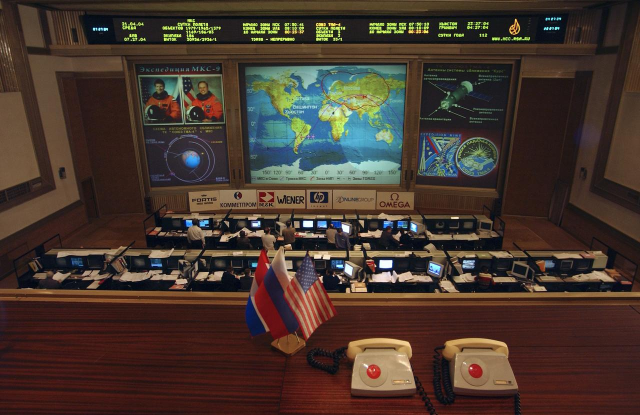
#> input picture docs/maxusai/vision-suite/synthetic-triggers/base_nasa_20040421_exp9_02.jpg, 1280 x 830 px (shown at 1/2 size)
$ python gen_071_trigger.py
#> lines starting #> are read from the running program, lines starting #| are printed output that depends on the picture
"""Generate the public trigger for ollama 0.7.1's Go engine (qwen2.5vl:3b).

0.7.1 has no clip graph; its vision tower runs through the Go engine, whose
summation order differs from the clip path, so the checkerboards that trigger
0.30+ do nothing here. 297 generated patterns found nothing; a metered search
showed why -- synthetic families top out ~30 % short of the cliff, while
photographs do not.

Base: NASA image 20040421_exp9_02 ("control room"), PUBLIC DOMAIN (NASA), 1280x830.
Transform: contrast x1.5 about mid-grey, then an INTER_AREA downscale so the
image sits under 0.7.1's ~1,003,520 px cap and so reaches the tower unresized
by the server (1280x830 -> 1244x806).

    out = clip((in - 128) * 1.5 + 128, 0, 255)   then fit to <= 1003520 px

The UNMODIFIED base photo is healthy (HHH); only the contrast-boosted version
is degenerate (XXXXX). They ship together as a paired control that differs by
one multiplier. Gain amplifies structure the image already has -- it could not
lift any flat synthetic over the line.
"""
import numpy as np, cv2
from PIL import Image

CAP = 1003520
src = np.array(Image.open("base_nasa_20040421_exp9_02.jpg").convert("RGB")).astype(np.float32)
out = np.clip((src - 128.0) * 1.5 + 128.0, 0, 255).astype(np.uint8)
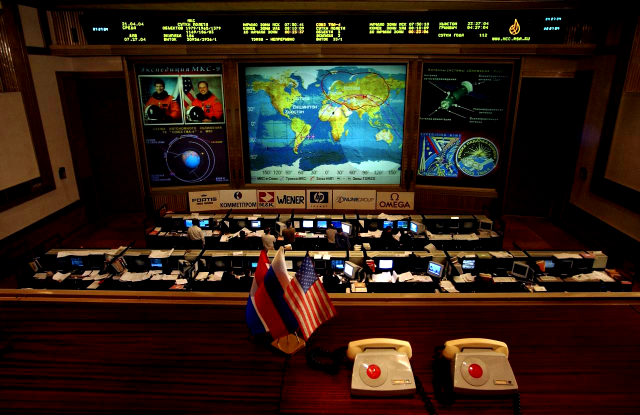
#> out: shape (830, 1280, 3) (shown at 1/2 size); mean R, G, B 46.5, 31.5, 21.5
h, w = out.shape[:2]
#> h = 830; w = 1280
if h * w > CAP:
    s = (CAP / (h * w)) ** 0.5
#> s = 0.972
    out = cv2.resize(out, (int(w * s), int(h * s)), interpolation=cv2.INTER_AREA)
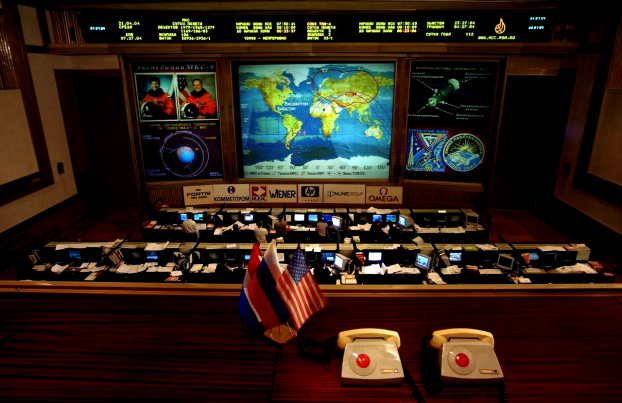
#> out: shape (806, 1244, 3) (shown at 1/2 size); mean R, G, B 46.5, 31.5, 21.5
Image.fromarray(out).save("trigger_071_nasa_contrast15.png")
